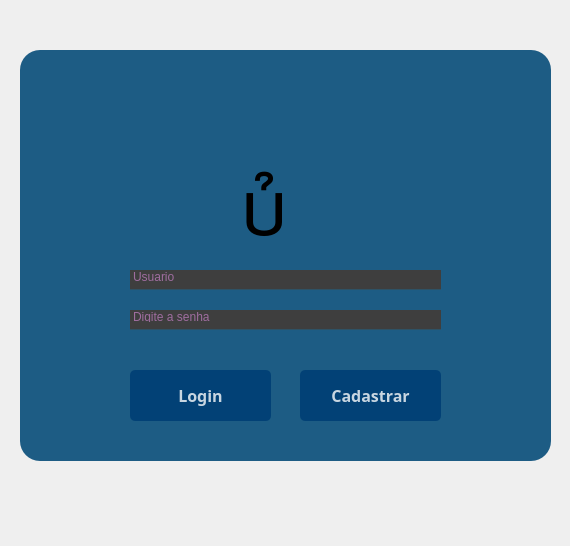
<?xml version="1.0" encoding="UTF-8"?>
<ui version="4.0">
 <class>Dialog</class>
 <widget class="QDialog" name="Dialog">
  <property name="geometry">
   <rect>
    <x>0</x>
    <y>0</y>
    <width>570</width>
    <height>546</height>
   </rect>
  </property>
  <property name="windowTitle">
   <string>Dialog</string>
  </property>
  <widget class="QWidget" name="widget" native="true">
   <property name="geometry">
    <rect>
     <x>20</x>
     <y>50</y>
     <width>531</width>
     <height>411</height>
    </rect>
   </property>
   <property name="styleSheet">
    <string notr="true">background-color: rgb(29, 92, 132);
border-radius:20px;</string>
   </property>
   <widget class="QLineEdit" name="lineEdit">
    <property name="geometry">
     <rect>
      <x>110</x>
      <y>260</y>
      <width>311</width>
      <height>20</height>
     </rect>
    </property>
    <property name="styleSheet">
     <string notr="true">background-color: rgb(62, 62, 62);
border: 1px solid rgba(0, 0, 0, 0);
border-bottom-color:rgba(46, 82, 101, 255);
color:rgb(255, 155, 255);
padding-bottom:7px</string>
    </property>
    <property name="echoMode">
     <enum>QLineEdit::Password</enum>
    </property>
    <property name="placeholderText">
     <string>Digite a senha</string>
    </property>
   </widget>
   <widget class="QLineEdit" name="lineEdit_2">
    <property name="geometry">
     <rect>
      <x>110</x>
      <y>220</y>
      <width>311</width>
      <height>20</height>
     </rect>
    </property>
    <property name="styleSheet">
     <string notr="true">background-color: rgb(62, 62, 62);
border: 1px solid rgba(0, 0, 0, 0);
border-bottom-color:rgba(46, 82, 101, 255);
color:rgb(255, 155, 255);
padding-bottom:7px</string>
    </property>
    <property name="placeholderText">
     <string>Usuario</string>
    </property>
   </widget>
   <widget class="QPushButton" name="loginButton">
    <property name="geometry">
     <rect>
      <x>110</x>
      <y>320</y>
      <width>141</width>
      <height>51</height>
     </rect>
    </property>
    <property name="font">
     <font>
      <family>Arial Black</family>
      <pointsize>12</pointsize>
      <weight>75</weight>
      <bold>true</bold>
     </font>
    </property>
    <property name="styleSheet">
     <string notr="true">QPushButton#loginButton{
background-color:rgba(2, 65, 118, 255);
color:rgba(255, 255, 255, 200);
border-radius:5px;
}

QPushButton#loginButton:pressed{
padding-left:5px;
padding-top:5px;
background-color:qlineargradient(spread:pad, x1:1, y1:1, x2:1, y2:0, stop:0 rgba(66, 199, 255, 100), stop:1 rgba(255, 255, 255, 100));
}

QPushButton#loginButton{
background-color:rgba(2, 65, 118, 255);
}
</string>
    </property>
    <property name="text">
     <string>Login</string>
    </property>
   </widget>
   <widget class="QLabel" name="label">
    <property name="geometry">
     <rect>
      <x>220</x>
      <y>100</y>
      <width>151</width>
      <height>101</height>
     </rect>
    </property>
    <property name="font">
     <font>
      <pointsize>60</pointsize>
     </font>
    </property>
    <property name="styleSheet">
     <string notr="true">background-color: 0</string>
    </property>
    <property name="text">
     <string></string>
    </property>
   </widget>
   <widget class="QLabel" name="msg_label">
    <property name="geometry">
     <rect>
      <x>120</x>
      <y>290</y>
      <width>281</width>
      <height>16</height>
     </rect>
    </property>
    <property name="text">
     <string/>
    </property>
   </widget>
   <widget class="QPushButton" name="cadastrarButton">
    <property name="geometry">
     <rect>
      <x>280</x>
      <y>320</y>
      <width>141</width>
      <height>51</height>
     </rect>
    </property>
    <property name="font">
     <font>
      <family>Arial Black</family>
      <pointsize>12</pointsize>
      <weight>75</weight>
      <bold>true</bold>
     </font>
    </property>
    <property name="styleSheet">
     <string notr="true">
QPushButton#cadastrarButton{
background-color:rgba(2, 65, 118, 255);
color:rgba(255, 255, 255, 200);
border-radius:5px;
}

QPushButton#cadastrarButton:pressed{
padding-left:5px;
padding-top:5px;
background-color:qlineargradient(spread:pad, x1:1, y1:1, x2:1, y2:0, stop:0 rgba(66, 199, 255, 100), stop:1 rgba(255, 255, 255, 100));
}

QPushButton#cadastrarButton{
background-color:rgba(2, 65, 118, 255);
}
</string>
    </property>
    <property name="text">
     <string>Cadastrar</string>
    </property>
   </widget>
  </widget>
 </widget>
 <resources/>
 <connections/>
</ui>
